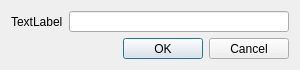
<?xml version="1.0" encoding="UTF-8"?>
<ui version="4.0">
 <class>dialog</class>
 <widget class="QDialog" name="dialog">
  <property name="geometry">
   <rect>
    <x>0</x>
    <y>0</y>
    <width>300</width>
    <height>70</height>
   </rect>
  </property>
  <property name="minimumSize">
   <size>
    <width>300</width>
    <height>70</height>
   </size>
  </property>
  <property name="maximumSize">
   <size>
    <width>300</width>
    <height>70</height>
   </size>
  </property>
  <property name="windowTitle">
   <string>Dialog</string>
  </property>
  <layout class="QVBoxLayout" name="verticalLayout">
   <item>
    <layout class="QHBoxLayout" name="horizontal_layout">
     <item>
      <widget class="QLabel" name="label">
       <property name="text">
        <string>TextLabel</string>
       </property>
      </widget>
     </item>
     <item>
      <widget class="QLineEdit" name="line_edit"/>
     </item>
    </layout>
   </item>
   <item>
    <widget class="QDialogButtonBox" name="button_box">
     <property name="orientation">
      <enum>Qt::Horizontal</enum>
     </property>
     <property name="standardButtons">
      <set>QDialogButtonBox::Cancel|QDialogButtonBox::Ok</set>
     </property>
    </widget>
   </item>
  </layout>
 </widget>
 <resources/>
 <connections>
  <connection>
   <sender>button_box</sender>
   <signal>accepted()</signal>
   <receiver>dialog</receiver>
   <slot>accept()</slot>
   <hints>
    <hint type="sourcelabel">
     <x>248</x>
     <y>254</y>
    </hint>
    <hint type="destinationlabel">
     <x>157</x>
     <y>274</y>
    </hint>
   </hints>
  </connection>
  <connection>
   <sender>button_box</sender>
   <signal>rejected()</signal>
   <receiver>dialog</receiver>
   <slot>reject()</slot>
   <hints>
    <hint type="sourcelabel">
     <x>316</x>
     <y>260</y>
    </hint>
    <hint type="destinationlabel">
     <x>286</x>
     <y>274</y>
    </hint>
   </hints>
  </connection>
 </connections>
</ui>
